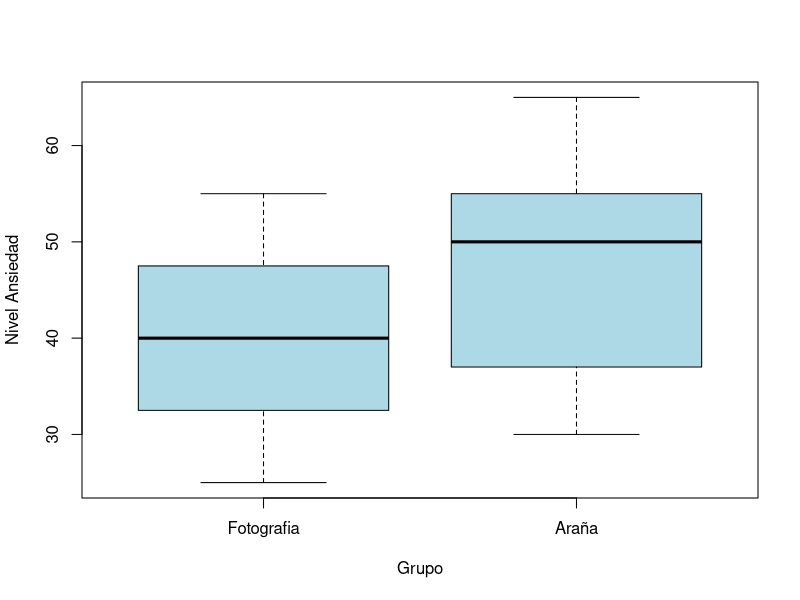
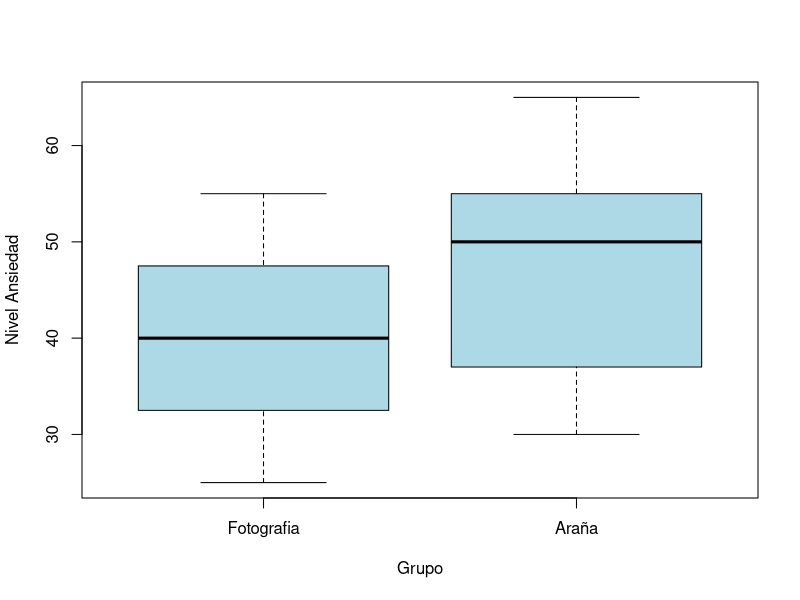

These figures' R source, in order:
# Marco Aurelio González Tagle
# 123456
# 02/04/2025

# Ejercicio 1
# H0 = 

grupo <- gl(2,12,labels = c("Fotografia", "Araña"))
ansiedad <- c(30, 35, 45, 40, 50, 35, 55, 25, 30, 45,
              40, 50, 40, 35, 50, 55, 65, 55, 50, 35, 30, 50,
              60, 39)
datos <- data.frame(grupo, ansiedad)
head(datos)


# Revisar datos mediante un boxplot

png("Ansiedad.png", width = 6, height = 4, units = "in",
    res =300)
boxplot(datos$ansiedad  ~ datos$grupo,
        col = "lightblue",
        xlab = "Grupo",
        ylab = "Nivel Ansiedad")
dev.off()

boxplot(datos$ansiedad  ~ datos$grupo,
        col = "lightblue",
        xlab = "Grupo",
        ylab = "Nivel Ansiedad")
# revisar normalidad de datos

shapiro.test(datos$ansiedad)
# El valor de p de la pruba es 0.4977 por lo tanto los datios
# se comportan de manera normal.


tapply(datos$ansiedad, datos$grupo, mean)
tapply(datos$ansiedad, datos$grupo, var)

# revisar la homogeneidad de varianzas utilizamos la sig. función

bartlett.test(datos$ansiedad, datos$grupo)
# la prueba de barlett arroja que las varianzas son iguales
# el pvalue es 0.5795


# Realizar la prueba de t

t.test(datos$ansiedad ~ datos$grupo, var.equal = T)


# Probar si grupo araña es mayor que grupo fotografia
# alternative = "greater"

t.test(datos$ansiedad ~ datos$grupo, var.equal = T,
       alternative = "greater")

t.test(datos$ansiedad ~ datos$grupo, var.equal = T,
       alternative = "less")
